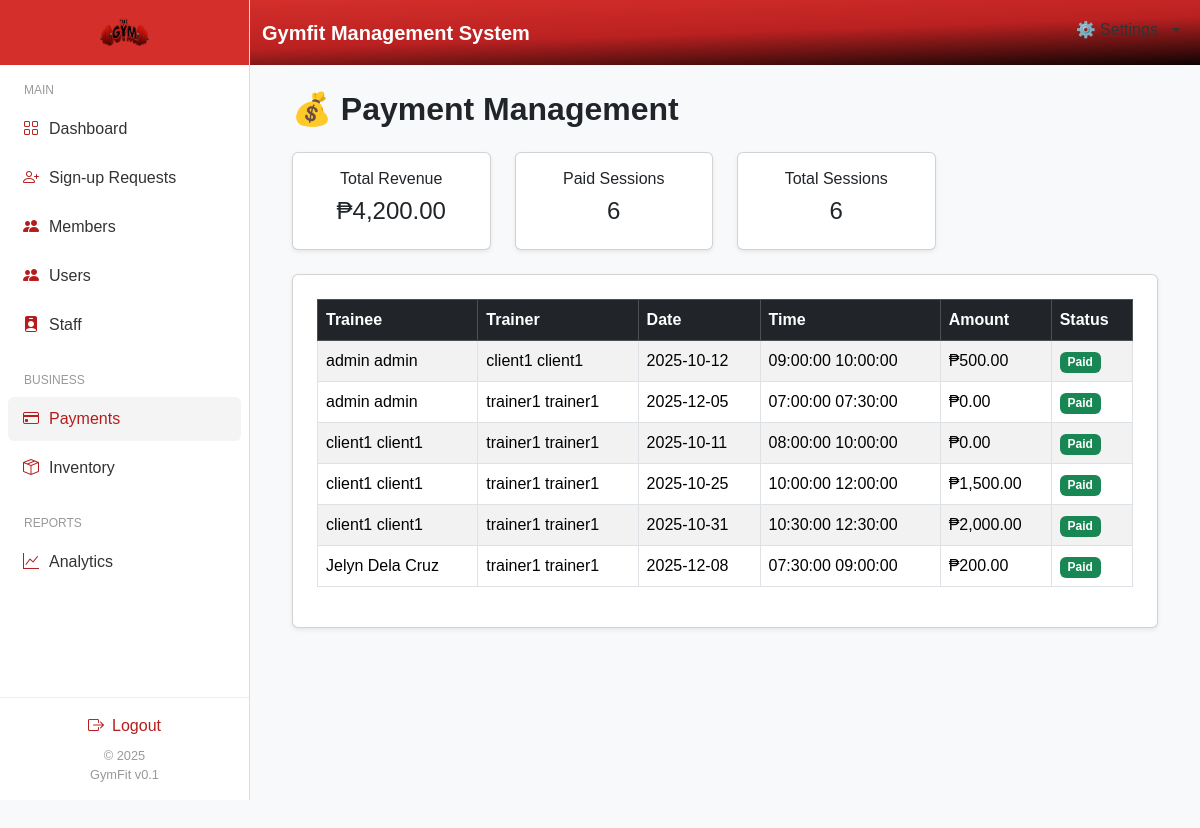
/dashboard/admin/admin_payments.php (signed in), run on the app's committed database.
### tables this page shows
CREATE TABLE `appointments` (
  `id` int(11) NOT NULL,
  `trainee_id` int(11) DEFAULT NULL,
  `trainer_id` int(11) DEFAULT NULL,
  `date` date NOT NULL,
  `start_time` time NOT NULL,
  `end_time` time NOT NULL,
  `training_regime` enum('full_body','upper_body','lower_body','cardio','strength','flexibility','hiit','recovery') NOT NULL,
  `type` varchar(100) DEFAULT 'Personal Training',
  `notes` text DEFAULT NULL,
  `session_days` varchar(255) NOT NULL,
  `status` enum('pending','accepted','cancelled','declined','completed') DEFAULT 'pending',
  `amount` decimal(10,2) DEFAULT 0.00,
  `is_paid` tinyint(1) DEFAULT 0,
  `created_at` timestamp NOT NULL DEFAULT current_timestamp()
);

### dashboard/admin/admin_payments.php (the view, shortened to what this page needs)
<?php
include '../../db_connect.php';
$query = "
  SELECT
    a.*,
    CONCAT(t1.firstName, ' ', t1.lastName) AS trainee_name,
    CONCAT(t2.firstName, ' ', t2.lastName) AS trainor_name
  FROM appointments a
  JOIN users t1 ON a.trainee_id = t1.id
  JOIN users t2 ON a.trainer_id = t2.id
  WHERE a.status NOT IN ('cancelled','declined')
";
$result = $conn->query($query);
$total = $paid = $unpaid = 0;
$appointments = [];
while ($row = $result->fetch_assoc()) {
  $appointments[] = $row;
  $total++;
  if ($row['is_paid']) $paid++; else $unpaid++;
}
$revenueQuery = "
  SELECT SUM(amount) AS total_revenue
  FROM appointments
  WHERE is_paid = 1
  AND status NOT IN ('cancelled','declined')
";
$revenueResult = $conn->query($revenueQuery);
$revenueRow = $revenueResult->fetch_assoc();
$total_revenue = $revenueRow['total_revenue'] ?? 0;
?>
<!DOCTYPE html>
<html lang="en">
<head>
  <link href="https://cdn.jsdelivr.net/npm/bootstrap@5.3.3/dist/css/bootstrap.min.css" rel="stylesheet">
  <link href="https://cdn.jsdelivr.net/npm/bootstrap-icons@1.11.1/font/bootstrap-icons.css" rel="stylesheet">
</head>
<body>
  <?php include 'includes/navbar.php'; ?>
  <?php include 'includes/sidebar.php'; ?>
  <div class="main-content">
    <div class="container-fluid">
      <h2 class="fw-bold mb-4">💰 Payment Management</h2>
      <div class="row text-center mb-4">
        <div class="col-md-3">
          <div class="card p-3 shadow-sm">
            <h6>Total Revenue</h6>
            <h4>₱<?= number_format($total_revenue, 2) ?></h4>
          </div>
        </div>
        <div class="col-md-3">
          <div class="card p-3 shadow-sm">
            <h6>Paid Sessions</h6>
            <h4><?= $paid ?></h4>
          </div>
        </div>
        <div class="col-md-3">
          <div class="card p-3 shadow-sm">
            <h6>Total Sessions</h6>
            <h4><?= $total ?></h4>
          </div>
        </div>
      </div>
      <div class="card p-4 shadow-sm">
        <table class="table table-bordered table-striped align-middle">
          <thead class="table-dark">
            <tr>
              <th>Trainee</th>
              <th>Trainer</th>
              <th>Date</th>
              <th>Time</th>
              <th>Amount</th>
              <th>Status</th>
            </tr>
          </thead>
          <tbody>
            <?php foreach ($appointments as $a): ?>
           <tr>
  <td><?= htmlspecialchars($a['trainee_name']) ?></td>
  <td><?= htmlspecialchars($a['trainor_name']) ?></td>
  <td><?= htmlspecialchars($a['date']) ?></td>
  <td><?= htmlspecialchars($a['start_time'] . ' ' . $a['end_time']) ?></td>
  <td>₱<?= number_format($a['amount'], 2) ?></td>
  <td>
    <?php if ($a['is_paid']): ?>
      <span class="badge bg-success">Paid</span>
    <?php else: ?>
      <span class="badge bg-warning text-dark">Unpaid</span>
    <?php endif; ?>
  </td>
</tr>
            <?php endforeach; ?>
          </tbody>
        </table>
      </div>
    </div>
  </div>
</body>
</html>

### dashboard/admin/admin_payments.php (style rules this page uses)
body { font-family: "Poppins", sans-serif; background: #f8f9fa; margin: 0; height: 100vh; overflow: hidden; }
.main-content { margin-left: 250px; margin-top: 60px; padding: 30px; height: calc(100vh - 60px); overflow-y: auto; }

### data on the page
appointments: trainee_name "admin admin", trainor_name "client1 client1", date "2025-10-12", start_time+end_time "09:00:00 10:00:00", amount "500.00", is_paid "Paid"
appointments: trainee_name "admin admin", trainor_name "trainer1 trainer1", date "2025-12-05", start_time+end_time "07:00:00 07:30:00", amount "0.00", is_paid "Paid"
appointments: trainee_name "client1 client1", trainor_name "trainer1 trainer1", date "2025-10-11", start_time+end_time "08:00:00 10:00:00", amount "0.00", is_paid "Paid"
appointments: trainee_name "client1 client1", trainor_name "trainer1 trainer1", date "2025-10-25", start_time+end_time "10:00:00 12:00:00", amount "1,500.00", is_paid "Paid"
appointments: trainee_name "client1 client1", trainor_name "trainer1 trainer1", date "2025-10-31", start_time+end_time "10:30:00 12:30:00", amount "2,000.00", is_paid "Paid"
appointments: trainee_name "Jelyn Dela Cruz", trainor_name "trainer1 trainer1", date "2025-12-08", start_time+end_time "07:30:00 09:00:00", amount "200.00", is_paid "Paid"

### other printed values
$total_revenue "4,200.00"
$paid "6"
$total "6"
